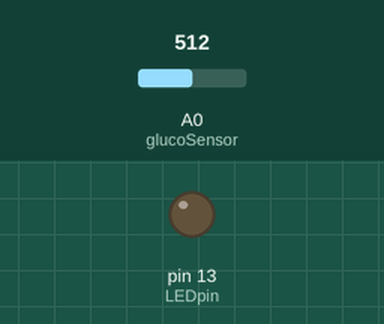
The sketch below on a simulated Arduino Uno, built with avr-gcc and run on an emulated ATmega328P. On the bench: output pins drawn as LEDs (lit = HIGH). Inputs (shaded band) come from the test bench; at power-on: A0 (glucoSensor) = 512. What the sketch prints to the serial monitor is not drawn.

Above: at 8.0 s.
At 24.0 s:
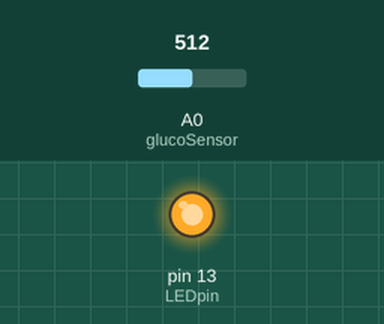
Timing chart, 0 to 41.6 s (numbered marks = the images above):
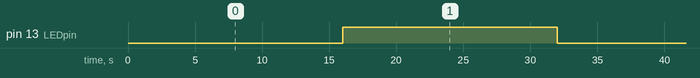

The sketch:

glucomed-arduino.ino
```cpp
#define LEDpin 13
#define glucoSensor A0

int periodo = 4000;                             // Temporizador de encendido y apagado (en milisegundos)
int contadorNIR = 0;                            // Genera la onda del IR
int contadorSensor = 0;                         // Lee la salida del sensor
int numLecturas = 4;                            // Número de lecturas para el promedio ponderado
float pesoLecturas[] = { 0.4, 0.3, 0.2, 0.1 };  // Pesos para el promedio ponderado
int estadoLedNIR = 0;                           // 0-Apagado, 1-Encendido
unsigned long tiempoAnterior = 0;               // Guardar tiempo de referencia para comparaciones

int sumaLecturas = 0;
int lecturaSensor;

void setup() {
  Serial.begin(9600);
  pinMode(glucoSensor, INPUT);
  pinMode(LEDpin, OUTPUT);
}

bool detectarDedo() {
  int lectura = analogRead(glucoSensor);
  return lectura != 1;  // Retorna true si la lectura supera el umbral
}

void loop() {
  // if (detectarDedo()) {
  while (!detectarDedo()) {
    // Espera hasta que se detecte el dedo
  }
  tiempoAnterior = millis();

  while (millis() - tiempoAnterior <= periodo) {
    // Tu código de temporización aquí
  }

  // Leer el sensor y sumar ponderadamente
  sumaLecturas = 0;

  for (int i = 0; i < numLecturas; i++) {
    // int lecturaSensor = analogRead(glucoSensor);
    lecturaSensor = analogRead(glucoSensor);
    sumaLecturas += pesoLecturas[i] * lecturaSensor;
    // delay(10);  // Breve pausa entre lecturas
  }

  contadorSensor++;

  if (contadorSensor == numLecturas) {
    contadorSensor = 0;

    if (estadoLedNIR == 0) {
      digitalWrite(LEDpin, HIGH);
      estadoLedNIR = 1;
    } else {
      digitalWrite(LEDpin, LOW);
      estadoLedNIR = 0;

      // Mapear el valor ponderado a un rango personalizado
      int nivelGlucosa = map(sumaLecturas, 0, 1023 * numLecturas, 50, 250);

      // Serial.print("Nivel de glucosa: ");
      Serial.println(nivelGlucosa);

      sumaLecturas = 0;
      lecturaSensor = 0;
    }
  }
  // }
}


// #define LEDpin 2          //D2 LED NIR
// #define glucoseSensor A0  //A0 Salida Sensor glucómetro

// //Definir variables globales
// int periodo = 4;                   // periodo del temporizador encendido y apagado
// int contadorNIR = 0;               //generar la onda cuadrada del IR
// int contadorSensor = 0;            //leer salida del sensor
// int diferenciaMaxMin = 0;          //salida sensor
// int lecturaMaxima = 0;             //valor maximo
// int lecturaMinima = 1023;          //valor mínimo
// int lecturaSensor;                 // valor que lee a la salida del sensor
// int stateLEDNIR = 0;               //0 estado apagado, 1 estado encendido
// unsigned long tiempoAnterior = 0;  //guarda tiempo de referencia para comparar

// void setup() {
//   // Configurar puerto de salida
//   Serial.begin(9600);
//   while (!Serial);

//   // Definir altavoz,fotodiodo, LED NIR
//   // pinMode(ultrasoundPin, OUTPUT);
//   pinMode(LEDpin, OUTPUT);
//   pinMode(glucoseSensor, INPUT);
// }

// void loop() {
//   tiempoAnterior = millis();  //guarda el tiempo actual como referencia

//   while (millis() - tiempoAnterior <= periodo) {
//     //  digitalWrite (ultrasoundPin, LOW);
//     delayMicroseconds(12.5);
//     //  digitalWrite (ultrasoundPin, HIGH);
//     delayMicroseconds(12.5);
//     if (millis() - tiempoAnterior == 2) {
//       //  digitalWrite(ultrasoundPin, LOW);
//     }
//   }

//   //Almacenar los valores de la salida del sensor
//   lecturaSensor = analogRead(A0);
//   if (lecturaSensor > lecturaMaxima) {
//     lecturaMaxima = lecturaSensor;
//   }
//   if (lecturaSensor < lecturaMinima) {
//     lecturaMinima = lecturaSensor;
//   }

//   contadorNIR=contadorNIR+1;

//   // 125 veces*4ms=500ms encendido y 500 ms apagado
//   if (contadorNIR == 125) {
//     contadorNIR = 0;
//     if (stateLEDNIR == 0) {
//       digitalWrite(LEDpin, HIGH);
//       stateLEDNIR = 1;
//     } else {
//       digitalWrite(LEDpin, LOW);
//       stateLEDNIR = 0;
//       contadorSensor = contadorSensor + 1;
//       //cada 3 segundos se calcula la diferencia entre valores máximo y mínimo
//       if (contadorSensor == 3) {
//         contadorSensor = 0;
//         diferenciaMaxMin = lecturaMaxima - lecturaMinima;
//         lecturaMaxima = 0;
//         lecturaMinima = 1023;
//         float voltaje = (diferenciaMaxMin * 3.3) / 1023;
//         // Serial.print("Nivel de glucosa: ");
//         // Serial.print(diferenciaMaxMin);
//         // Serial.print(" mg/dl");
//         // Serial.print(" Voltaje: ");
//         // Serial.println(voltaje);

//         // Para calcular el mmol/l:

//         // Medida mg/dl x 0,0555= mmol/l

//         // EJEMPLO: 120 (mg/dl) x 0.0555 = 6.66 (mmol/l)

//         // Para calcular mg/dl:

//         // Medida mmol/l x 18,0182 = mg/dl

//         // EJEMPLO: 6.7 (mmol/l) x 18.0182 = 120.72 (mg/dl)

//           // Calcular la concentración de glucosa
//          float glucoseConcentration = 1000 / (1 + (log(10000 / voltaje) / log(10)));

//           // Mostrar los resultados
//           Serial.print("Nivel de glucosa: ");
//           Serial.print(glucoseConcentration);
//           Serial.println(" mg/dl ");

//       }
//     }
//   }
// }
```

Measured:
- by itself, pin 13 (LEDpin): alternates HIGH for 16.0 s and LOW for 16.0 s
